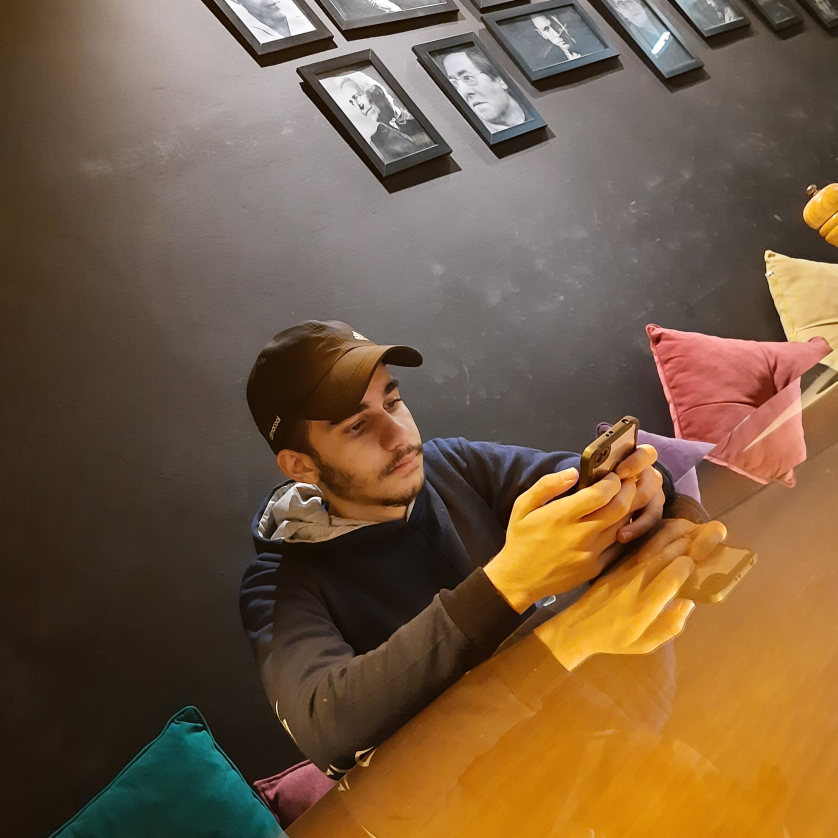
#> input picture Portfolio Website/image/me.jpg, 3350 x 3350 px, given in place of the camera (shown at 1/4 size)
$ python main.py
#> lines starting #> are read from the running program, lines starting #| are printed output that depends on the picture
import cv2
import time
import glob
from Email_ing import send_email


video = cv2.VideoCapture(0)
time.sleep(1)

first_frame = None
status_list = []
count = 1

while True:
    status = 0
    check, frame = video.read()
#> frame is the input picture: shape (3350, 3350, 3); mean B, G, R 66.7, 91.5, 116.4

    gray_frame = cv2.cvtColor(frame, cv2.COLOR_BGR2GRAY)
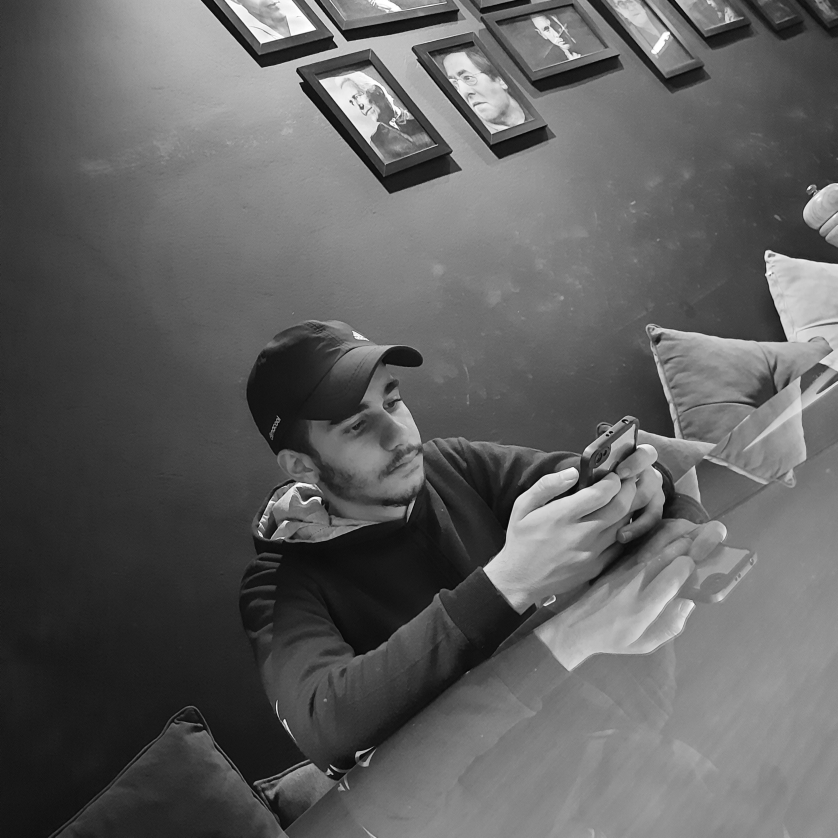
#> gray_frame: shape (3350, 3350) (shown at 1/4 size); min 0, max 255, mean 96.1
    gray_frame_gau = cv2.GaussianBlur(gray_frame, (21, 21), 0)

    if first_frame is None:
        first_frame = gray_frame_gau

    delta_frame = cv2.absdiff(first_frame, gray_frame_gau)
#> delta_frame: shape (3350, 3350); every value is 0
    thresh_frame = cv2.threshold(delta_frame, 60, 255, cv2.THRESH_BINARY)[1]
    dil_frame = cv2.dilate(thresh_frame, None, iterations=2)
    cv2.imshow("My Video", dil_frame)

    contours, check = cv2.findContours(dil_frame, cv2.RETR_EXTERNAL, cv2.CHAIN_APPROX_SIMPLE)
#> contours = []; check = None

    for contour in contours:
        if cv2.contourArea(contour) < 3000:
            continue

        x, y, w, h = cv2.boundingRect(contour)
        rectangle = cv2.rectangle(frame, (x, y), (x+w, y+h), (0, 255, 0), 2)

        if rectangle.any():
            status = 1
            cv2.imwrite(f"images/{count}.png", frame)
            count = count + 1
            all_images = glob.glob("images/*.png")
            index = int(len(all_images) / 2)
            image_with_object = all_images[index]

    status_list.append(status)
    status_list = status_list[-2:]

    if status_list[0] == 1 and status_list[1] == 0:
        send_email(image_with_object)

        cv2.putText(frame, f"Object {object_number}", (x, y-10),
                    cv2.FONT_HERSHEY_SIMPLEX, 0.6, (0, 255, 0), 2)

        object_number += 1

    cv2.imshow("Motion Detection", frame)

    if cv2.waitKey(1) == ord("q"):
#> (key q is pressed here)
        break

video.release()
cv2.destroyAllWindows()
